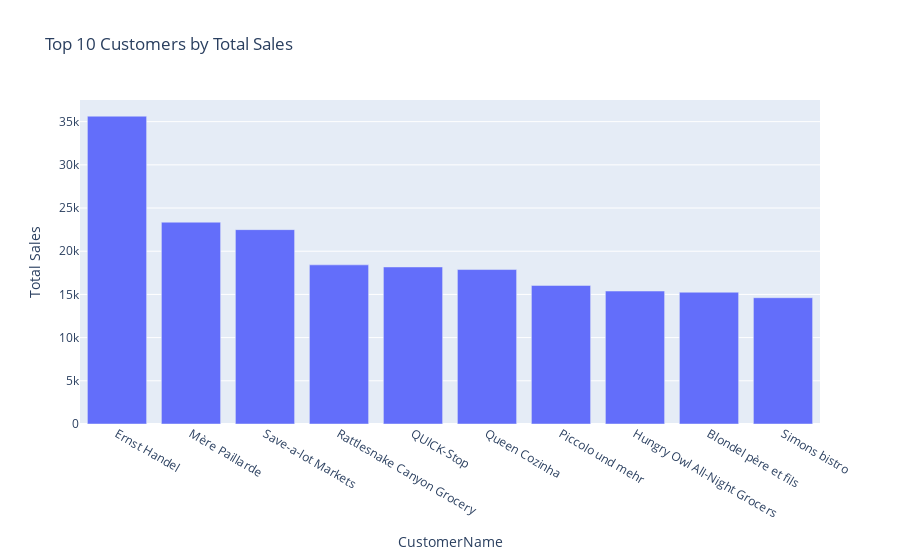

The code cell stored with this chart in its notebook:
### Code cell
# Merge DataFrames
merged_data = pd.merge(Customers, Orders, on='CustomerID')
merged_data = pd.merge(merged_data, OrderDetails, on='OrderID')
merged_data = pd.merge(merged_data, Products, on='ProductID')

# Calculate Total Sales for each customer
merged_data['Total_Sales'] = merged_data['Quantity'] * merged_data['Price']

# Group by CustomerID and sum Total Sales
customer_total_sales = merged_data.groupby(['CustomerID', 'CustomerName'])['Total_Sales'].sum().reset_index()

# Sort by Total Sales in descending order and get top 10
top_10_customers = customer_total_sales.nlargest(10, 'Total_Sales')

# Plotting
fig = px.bar(top_10_customers, x='CustomerName', y='Total_Sales',
             labels={'Total_Sales': 'Total Sales'},
             title='Top 10 Customers by Total Sales')
fig.show()

### Figure 1 — Plotly figure (JSON) as saved in the notebook; plotly's stock layout.template omitted (floating-point values rounded to 4 significant figures)
{"data": [{"alignmentgroup": "True", "hovertemplate": "CustomerName=%{x}<br>Total Sales=%{y}<extra></extra>", "legendgroup": "", "marker": {"color": "#636efa", "pattern": {"shape": ""}}, "name": "", "offsetgroup": "", "orientation": "v", "showlegend": false, "textposition": "auto", "type": "bar", "x": ["Ernst Handel ", "Mère Paillarde ", "Save-a-lot Markets ", "Rattlesnake Canyon Grocery ", "QUICK-Stop ", "Queen Cozinha ", "Piccolo und mehr ", "Hungry Owl All-Night Grocers ", "Blondel père et fils ", "Simons bistro "], "xaxis": "x", "y": [35630.0, 23360.0, 22500.0, 18420.0, 18180.0, 17880.0, 16040.0, 15390.0, 15250.0, 14619], "yaxis": "y"}], "layout": {"barmode": "relative", "legend": {"tracegroupgap": 0}, "title": {"text": "Top 10 Customers by Total Sales"}, "xaxis": {"anchor": "y", "domain": [0, 1], "title": {"text": "CustomerName"}}, "yaxis": {"anchor": "x", "domain": [0, 1], "title": {"text": "Total Sales"}}}}
